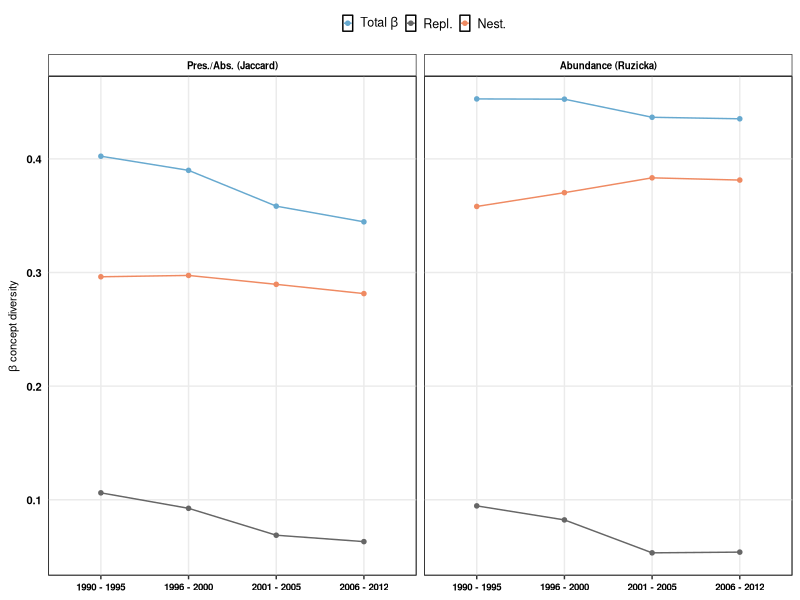

This figure's R source: (Note: this script raises an error after producing the figure.)
#####################################
# Figures for beta diversity        #
#####################################

require(ggplot2)
require(dplyr)
require(reshape2)

###########
# Data ####
###########

beta_div<-read.csv("Cleaned_Data/Integration_BetaDiversity_Legendre.csv",stringsAsFactors = FALSE)

# arrange data for figures

beta_div<-melt(beta_div, id.vars=c("Index","TimeWindow"),measure.vars = 1:5,value.name = "Value",variable.name = "BetaDiv_Components")
beta_div$TimeWindow<-as.character(beta_div$TimeWindow)
beta_div$TimeWindow<-ifelse(beta_div$TimeWindow=="1990_1995","1990 - 1995",beta_div$TimeWindow)
beta_div$TimeWindow<-ifelse(beta_div$TimeWindow=="1996_2000","1996 - 2000",beta_div$TimeWindow)
beta_div$TimeWindow<-ifelse(beta_div$TimeWindow=="2001_2005","2001 - 2005",beta_div$TimeWindow)
beta_div$TimeWindow<-ifelse(beta_div$TimeWindow=="2006_2012","2006 - 2012",beta_div$TimeWindow)
beta_div$TimeWindow<-as.factor(beta_div$TimeWindow)
beta_div$TimeWindow <- factor(beta_div$TimeWindow, levels = c("1990 - 1995","1996 - 2000","2001 - 2005","2006 - 2012"))

beta_div<-filter(beta_div, BetaDiv_Components=="BDtotal"|BetaDiv_Components=="Repl"|BetaDiv_Components=="RichDif")

beta_div$BetaDiv_Components<-as.factor(beta_div$BetaDiv_Components)
beta_div$BetaDiv_Components <- factor(beta_div$BetaDiv_Components, levels = c("BDtotal","Repl","RichDif"))

beta_div$Index<-as.factor(beta_div$Index)
levels(beta_div$Index)[levels(beta_div$Index)=="Jaccard_pa"] <- "Pres./Abs. (Jaccard)"
levels(beta_div$Index)[levels(beta_div$Index)=="Ruzicka_abund"]   <- "Abundance (Ruzicka)"

# figure

bb<-ggplot(data=beta_div,aes(x=TimeWindow,y=Value,group=BetaDiv_Components,colour=BetaDiv_Components))+
  geom_point(shape=20,size=2) +
  geom_line(size=0.5)+
  scale_colour_manual(name="",labels=c("Repl"="Repl.","RichDif"= "Nest.","BDtotal"= expression(paste("Total ",beta))),
                      values = c("BDtotal"="#67a9cf","RichDif" = "#ef8a62","Repl" ="gray40"))+
  labs(x = "", y = expression(paste(beta," concept diversity")))+
  facet_wrap(.~Index)

BetaDiv<-bb+ theme_bw()+theme(axis.title.x=element_blank(),
                               axis.title.y=element_text(colour="black",face=c("bold"),size=8),
                               axis.text.y=element_text(colour="black",face="bold",size=8),
                               axis.text.x=element_text(colour="black",face="bold",size=7),
                               axis.ticks.y=element_line(colour="transparent"),
                               legend.background=element_rect(fill="transparent"),
                               legend.key=element_rect(fill="transparent"),legend.key.size = unit(0.25, "cm"),
                               legend.text=element_text(size=9),
                               legend.text.align = 0.5,
                               legend.position="top",legend.direction="horizontal",
                               strip.background = element_rect(fill="transparent"),
                               strip.text = element_text(colour="black",face="bold",size=7),
                               panel.background =element_rect(fill="transparent",colour="black"),panel.grid.minor=element_blank())

png(filename="Figures/Integr_BetaDiv_orders.png", 
    type="cairo",
    units="in", 
    width=6, 
    height=4,  
    pointsize=2, 
    res=1000)

BetaDiv

tempbeta_divv$TimeWindow<-as.character(tempbeta_divv$TimeWindow)
tempbeta_divv$TimeWindow<-ifelse(tempbeta_divv$TimeWindow=="Time1_2"," 1990/1995 -\n1996/2000",tempbeta_divv$TimeWindow)
tempbeta_divv$TimeWindow<-ifelse(tempbeta_divv$TimeWindow=="Time2_3"," 1996/2000 -\n2001/2005",tempbeta_divv$TimeWindow)
tempbeta_divv$TimeWindow<-ifelse(tempbeta_divv$TimeWindow=="Time3_4"," 2001/2005 -\n2006/2012",tempbeta_divv$TimeWindow)
tempbeta_divv$TimeWindow<-as.factor(tempbeta_divv$TimeWindow)

tempbeta_divv$TimeWindow <- factor(tempbeta_divv$TimeWindow, levels = c(" 1990/1995 -\n1996/2000"," 1996/2000 -\n2001/2005"," 2001/2005 -\n2006/2012"))

dev.off()
